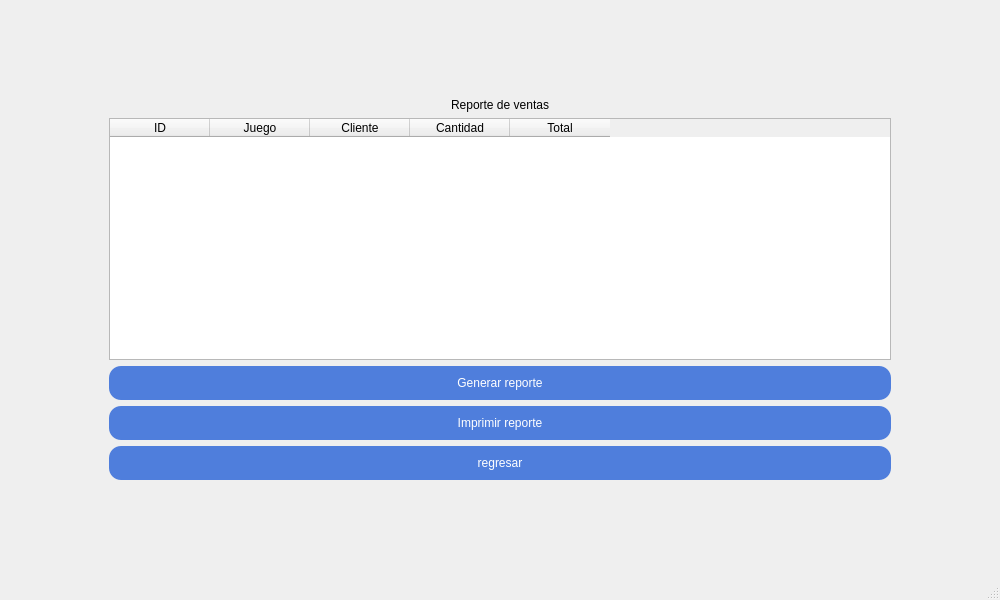
<?xml version="1.0" encoding="UTF-8"?>
<ui version="4.0">
 <class>MainWindow</class>
 <widget class="QMainWindow" name="MainWindow">
  <property name="geometry">
   <rect>
    <x>0</x>
    <y>0</y>
    <width>1000</width>
    <height>600</height>
   </rect>
  </property>
  <property name="windowTitle">
   <string>Reportes</string>
  </property>
  <widget class="QWidget" name="centralwidget">
   <layout class="QVBoxLayout" name="rootLayout">
    <item>
     <spacer name="spacerTop">
      <property name="orientation">
       <enum>Qt::Vertical</enum>
      </property>
      <property name="sizeHint" stdset="0">
       <size>
        <width>0</width>
        <height>0</height>
       </size>
      </property>
     </spacer>
    </item>
    <item alignment="Qt::AlignHCenter">
     <widget class="QFrame" name="reportCard">
      <property name="minimumSize">
       <size>
        <width>800</width>
        <height>400</height>
       </size>
      </property>
      <layout class="QVBoxLayout" name="cardLayout">
       <item>
        <widget class="QLabel" name="lblTitle">
         <property name="text">
          <string>Reporte de ventas</string>
         </property>
         <property name="alignment">
          <set>Qt::AlignCenter</set>
         </property>
        </widget>
       </item>
       <item>
        <widget class="QTableWidget" name="tblReport">
         <property name="rowCount">
          <number>0</number>
         </property>
         <property name="columnCount">
          <number>5</number>
         </property>
         <column>
          <property name="text">
           <string>ID</string>
          </property>
         </column>
         <column>
          <property name="text">
           <string>Juego</string>
          </property>
         </column>
         <column>
          <property name="text">
           <string>Cliente</string>
          </property>
         </column>
         <column>
          <property name="text">
           <string>Cantidad</string>
          </property>
         </column>
         <column>
          <property name="text">
           <string>Total</string>
          </property>
         </column>
        </widget>
       </item>
       <item>
        <widget class="QPushButton" name="btnGenerate">
         <property name="styleSheet">
          <string notr="true">QPushButton {
    background-color: #4F7EDC;
    color: white;
    border: none;
    border-radius: 12px;
    padding: 10px;
}
QPushButton:hover { background-color: #4F7EDC; }
QPushButton:pressed { background-color: #4F7EDC; padding-left: 12px; padding-top: 12px; }</string>
         </property>
         <property name="text">
          <string>Generar reporte</string>
         </property>
        </widget>
       </item>
       <item>
        <widget class="QPushButton" name="btnPrint">
         <property name="styleSheet">
          <string notr="true">QPushButton {
    background-color: #4F7EDC;
    color: white;
    border: none;
    border-radius: 12px;
    padding: 10px;
}
QPushButton:hover { background-color: #4F7EDC; }
QPushButton:pressed { background-color: #4F7EDC; padding-left: 12px; padding-top: 12px; }</string>
         </property>
         <property name="text">
          <string>Imprimir reporte</string>
         </property>
        </widget>
       </item>
       <item>
        <widget class="QPushButton" name="btnAdd">
         <property name="styleSheet">
          <string notr="true">QPushButton {
    background-color: #4F7EDC;
    color: white;
    border: none;
    border-radius: 12px;
    padding: 10px;
}
QPushButton:hover { background-color: #4F7EDC; }
QPushButton:pressed { background-color: #4F7EDC; padding-left: 12px; padding-top: 12px; }</string>
         </property>
         <property name="text">
          <string>regresar</string>
         </property>
        </widget>
       </item>
      </layout>
     </widget>
    </item>
    <item>
     <spacer name="spacerBottom">
      <property name="orientation">
       <enum>Qt::Vertical</enum>
      </property>
      <property name="sizeHint" stdset="0">
       <size>
        <width>0</width>
        <height>0</height>
       </size>
      </property>
     </spacer>
    </item>
   </layout>
  </widget>
  <widget class="QMenuBar" name="menubar">
   <property name="geometry">
    <rect>
     <x>0</x>
     <y>0</y>
     <width>1000</width>
     <height>26</height>
    </rect>
   </property>
  </widget>
  <widget class="QStatusBar" name="statusbar"/>
 </widget>
 <resources/>
 <connections/>
</ui>
